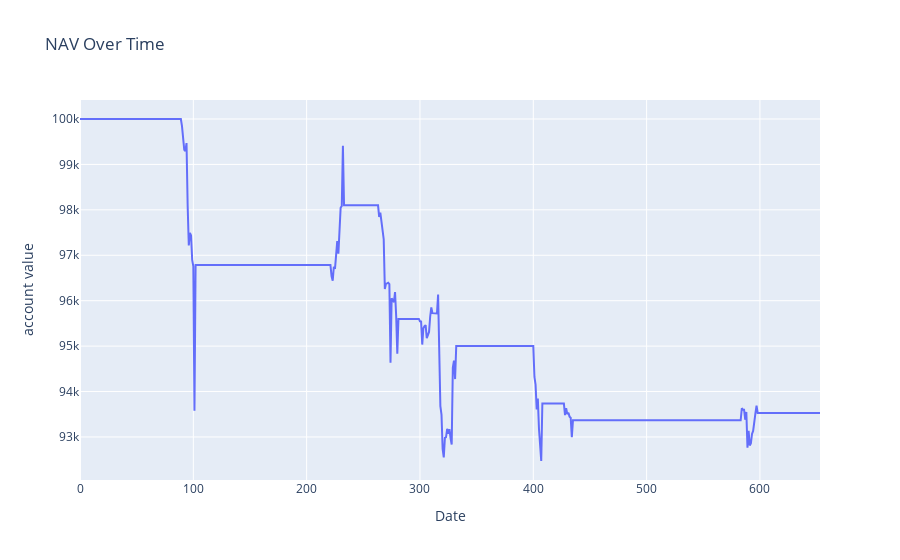

Write notebook code for a chart like this one.
### Code cell
# Plot cumulative PnL with Plotly
fig = go.Figure()
fig.add_trace(go.Scatter(x=ledger_df.index, y=ledger_df["account_value"], mode="lines", name="account value"))
fig.update_layout(title="NAV Over Time", xaxis_title="Date", yaxis_title="account value")
fig.show()
fig.write_html("../docs/images/cumulative_pnl.html")

### Figure 1 — Plotly figure (JSON) as saved in the notebook; plotly's stock layout.template omitted (floating-point values rounded to 4 significant figures; data arrays with more than 128 entries replaced by an {"elided": "..."} marker saying what was removed)
{"data": [{"mode": "lines", "name": "account value", "type": "scatter", "x": {"elided": "654 int values"}, "y": {"elided": "654 float values"}}], "layout": {"title": {"text": "NAV Over Time"}, "xaxis": {"title": {"text": "Date"}}, "yaxis": {"title": {"text": "account value"}}}}
